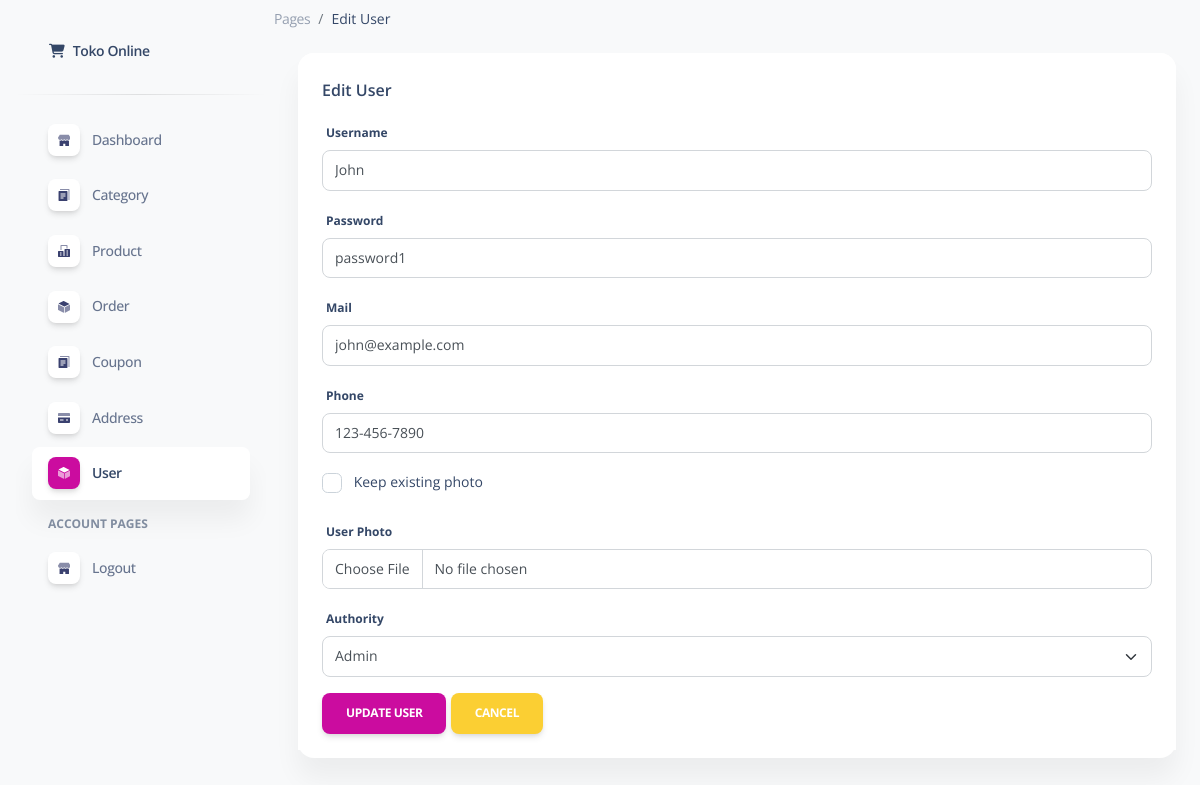
Page /pages/update_user.php?id_user=1 on the earlier database version.
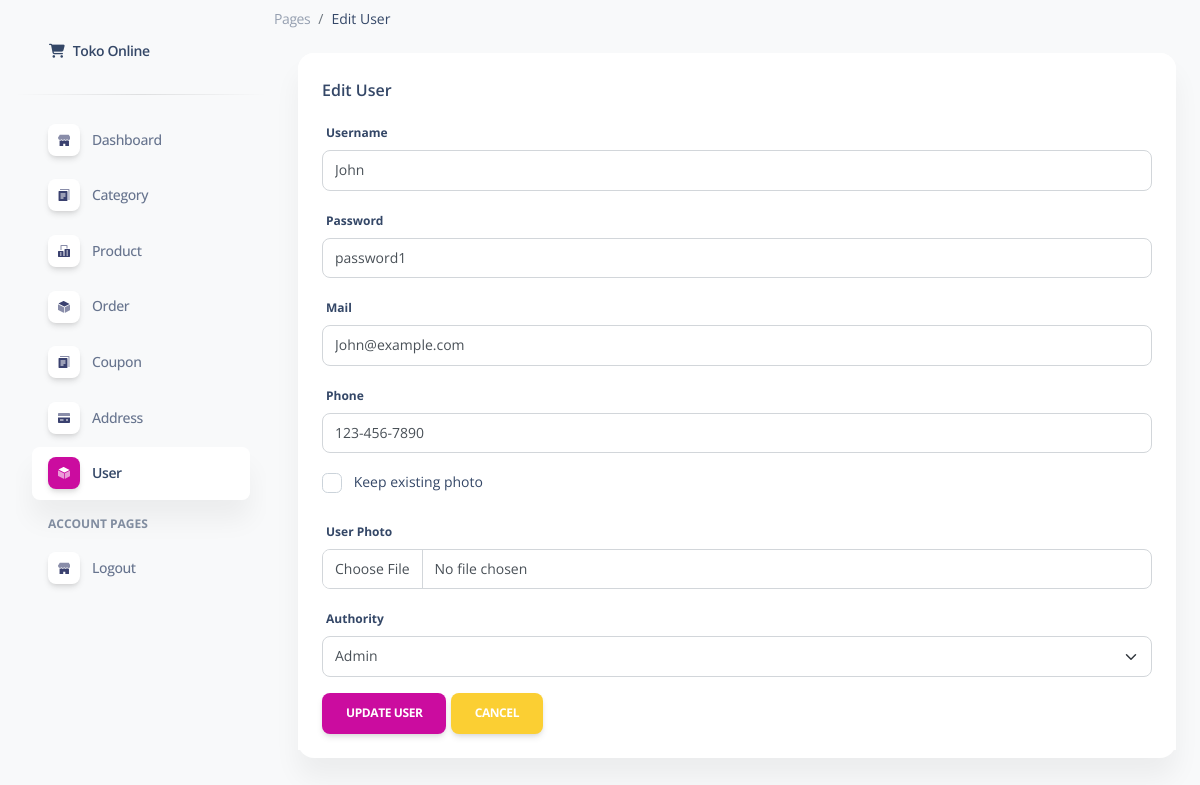
Same page on the later database version.
### tables this page shows
CREATE TABLE `user` (
  `id_user` bigint(20) NOT NULL COMMENT '主键id',
  `username` varchar(20) NOT NULL COMMENT '名字',
  `password` varchar(128) DEFAULT NULL COMMENT '密码',
  `mail` varchar(255) DEFAULT NULL COMMENT '邮箱',
  `phone_number` varchar(20) DEFAULT NULL COMMENT '电话号',
  `authority` tinyint(4) NOT NULL DEFAULT 3 COMMENT '权限',
  `user_photo` varchar(256) NOT NULL DEFAULT '''assets/img/png''',
  `create_time` timestamp NOT NULL DEFAULT current_timestamp(),
  `id_creator` bigint(20) NOT NULL DEFAULT 0,
  `is_delete` tinyint(1) DEFAULT 0 COMMENT '是否删除',
  `delete_time` timestamp NULL DEFAULT NULL COMMENT '删除时间'
);

### pages/update_user.php (the view, shortened to what the changed rows need)
<!DOCTYPE html>
<html lang="en">
<head>
  <link href="assets/css/nucleo-icons.css" rel="stylesheet" />
  <link href="assets/css/nucleo-svg.css" rel="stylesheet" />
  <link href="assets/css/nucleo-svg.css" rel="stylesheet" />
  <link id="pagestyle" href="assets/css/soft-ui-dashboard.css?v=1.0.3" rel="stylesheet" />
</head>
<body class="g-sidenav-show  bg-gray-100">
  <main class="main-content position-relative max-height-vh-100 h-100 mt-1 border-radius-lg ">
    <div class="container-fluid py-4">
      <div class="row">
        <div class="col-12">
          <div class="card mb-4">
            <div class="card-header pb-0">
              <?php
              include "connect_db.php";
              $qry_get_user = mysqli_query($conn, "select * from user where id_user = '" . $_GET['id_user'] . "'");
              $dt_user = mysqli_fetch_array($qry_get_user);
              ?>
              <form method="POST" action="../pages/process_update_user.php" enctype="multipart/form-data">
                <section class="base">
                  <div class="mb-3">
                    <label for="exampleInputEmail1" class="form-label">Username</label>
                    <input type="text" name="username" value="<?= $dt_user['username'] ?>" class="form-control">
                  </div>
                  <div class="mb-3">
                    <label for="exampleInputEmail1" class="form-label">Password</label>
                    <input type="text" name="password" value="<?= $dt_user['password'] ?>" class="form-control">
                  </div>
                  <div class="mb-3">
                    <label for="exampleInputEmail1" class="form-label">Mail</label>
                    <input type="text" name="mail" value="<?= $dt_user['mail'] ?>" class="form-control">
                  </div>
                  <div class="mb-3">
                    <label for="exampleInputEmail1" class="form-label">Phone</label>
                    <input type="text" name="phone_number" value="<?= $dt_user['phone_number'] ?>" class="form-control">
                  </div>
                  <div class="mb-3">
                    <label for="exampleInputEmail1" class="form-label">Authority</label>
                    <select name="authority" class="form-select">
                      <option value="1" <?php if ($dt_user['authority'] == 1)
                        echo 'selected="selected"'; ?>>Admin
                      </option>
                    </select>
                  </div>
                </section>
              </form>
            </div>
          </div>
        </div>
      </div>
</body>
</html>

Differences in the rows shown:
changed user "John": mail "john@example.com" → "John@example.com"
